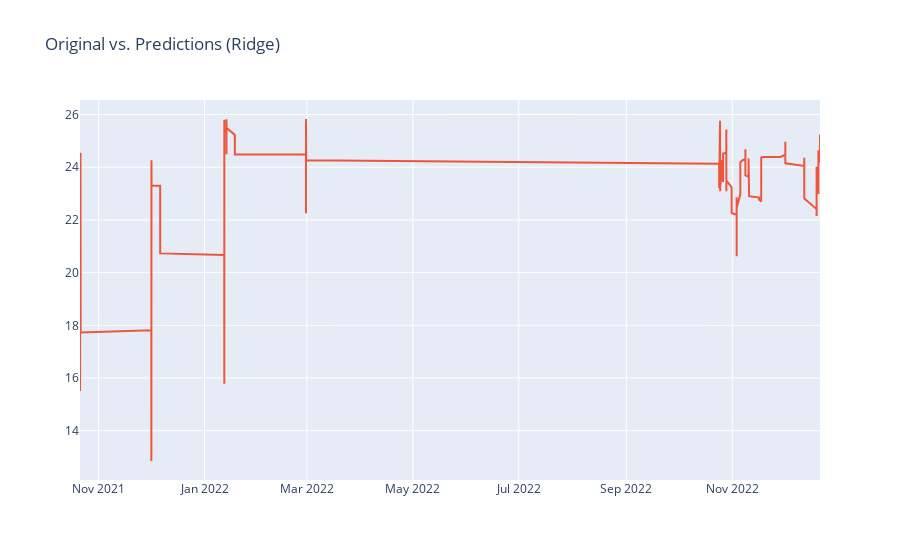
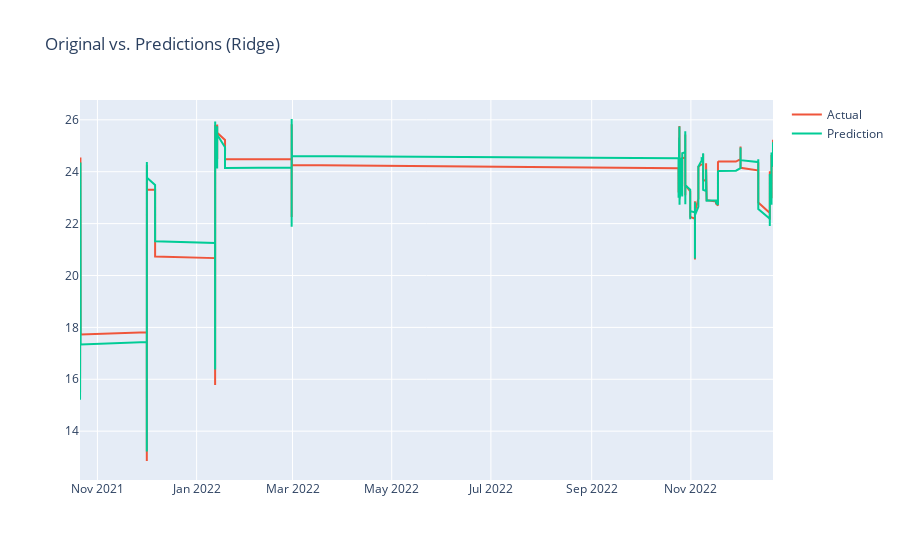

The code cell stored with these charts, in order, in its notebook:
### Code cell
from math import sqrt

# Make Predictions on the entire dataset
y_pred = ridge_model.predict(X)
print("Model Prediction on entire dataset", y_pred)


# Inverse transform y and y_pred
# get the inverse transform of y (the next temp value)
original_y = scaler.inverse_transform(scaled_data)[:, -1]
print("Original y", original_y)

# Manually calculate the Inverse transform the model prediction
unscaled_y_pred = (y_pred * sqrt(scaler.var_[-1])) + scaler.mean_[-1]
print("Unstandardized y_pred", unscaled_y_pred)

# Create a dataframe of the actual and predicted values for visualization
df_prediction = pd.DataFrame()
df_prediction["Actual"] = original_y
df_prediction["Prediction"] = unscaled_y_pred
df_prediction.set_index(data.index, inplace=True)
# df_prediction.to_csv('ridge_pressure.csv', index = True)
print(df_prediction.head(15))

# Function to plot interactive plots using Plotly Express
def interactive_plot2(data, title):
    fig = px.line(title=title)
    for i in data.columns:
        fig.add_scatter(x=data.index, y=data[i], name=i)
        fig.show()

# Plot the results
interactive_plot2(df_prediction, "Original vs. Predictions (Ridge)")

### Figure 1 — Plotly figure (JSON) as saved in the notebook; plotly's stock layout.template omitted (floating-point values rounded to 4 significant figures; data arrays with more than 128 entries replaced by an {"elided": "..."} marker saying what was removed)
{"data": [{"hovertemplate": "<extra></extra>", "legendgroup": "", "line": {"color": "#636efa", "dash": "solid"}, "marker": {"symbol": "circle"}, "mode": "lines", "name": "", "orientation": "v", "showlegend": false, "type": "scatter", "xaxis": "x", "yaxis": "y"}, {"name": "Actual", "type": "scatter", "x": {"elided": "2059 str values"}, "y": {"elided": "2059 float values"}}], "layout": {"legend": {"tracegroupgap": 0}, "title": {"text": "Original vs. Predictions (Ridge)"}, "xaxis": {"anchor": "y", "domain": [0, 1]}, "yaxis": {"anchor": "x", "domain": [0, 1]}}}

### Figure 2 — Plotly figure (JSON) as saved in the notebook; plotly's stock layout.template omitted (floating-point values rounded to 4 significant figures; data arrays with more than 128 entries replaced by an {"elided": "..."} marker saying what was removed)
{"data": [{"hovertemplate": "<extra></extra>", "legendgroup": "", "line": {"color": "#636efa", "dash": "solid"}, "marker": {"symbol": "circle"}, "mode": "lines", "name": "", "orientation": "v", "showlegend": false, "type": "scatter", "xaxis": "x", "yaxis": "y"}, {"name": "Actual", "type": "scatter", "x": {"elided": "2059 str values"}, "y": {"elided": "2059 float values"}}, {"name": "Prediction", "type": "scatter", "x": {"elided": "2059 str values"}, "y": {"elided": "2059 float values"}}], "layout": {"legend": {"tracegroupgap": 0}, "title": {"text": "Original vs. Predictions (Ridge)"}, "xaxis": {"anchor": "y", "domain": [0, 1]}, "yaxis": {"anchor": "x", "domain": [0, 1]}}}
